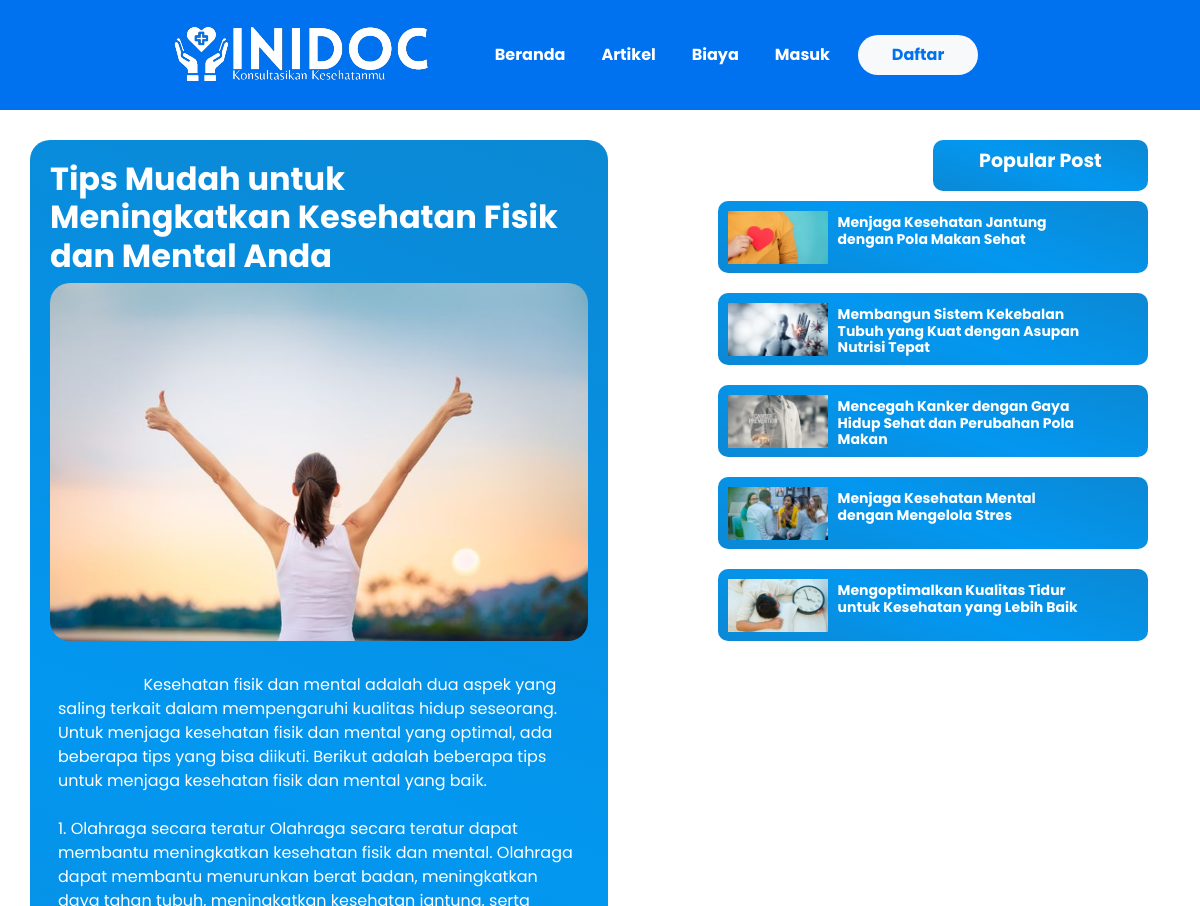
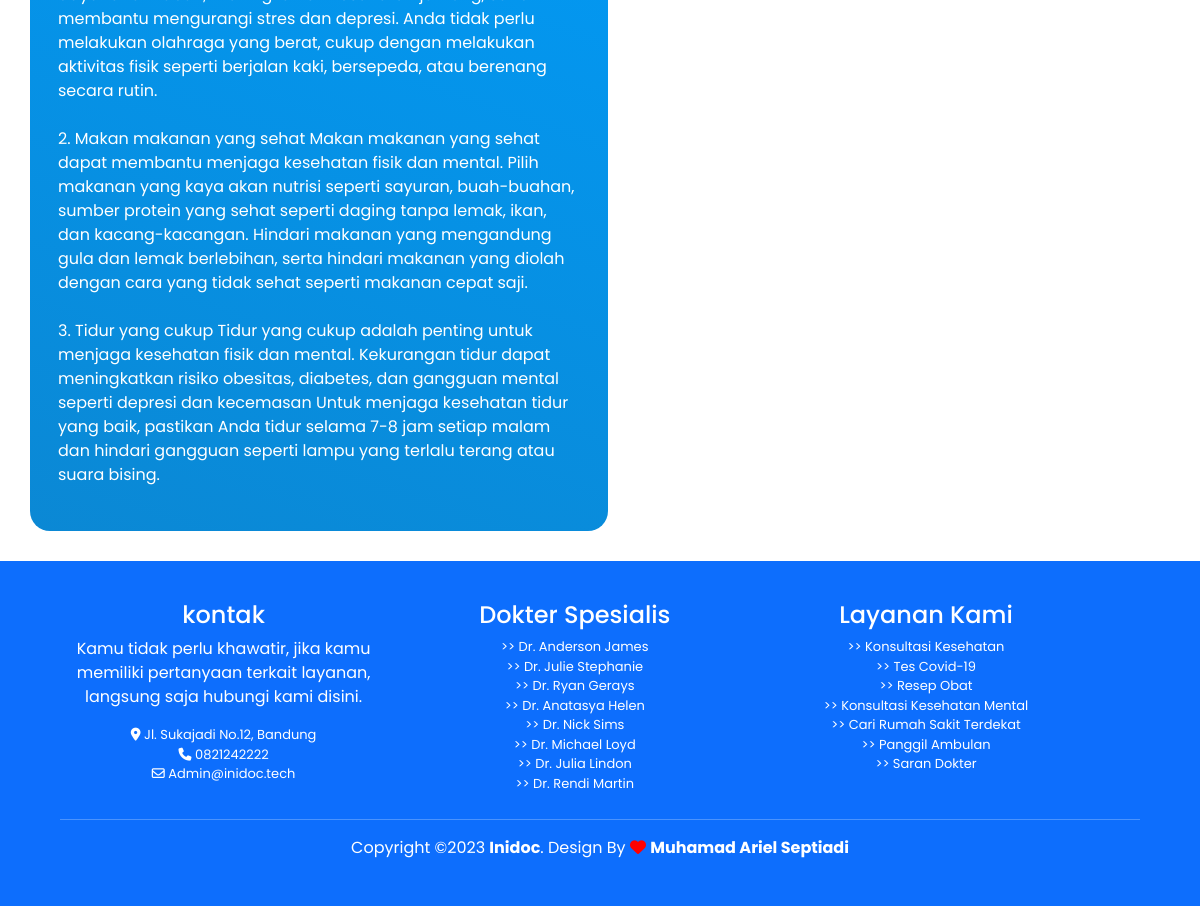
The app's page /detailartikel.php?id_artikel=1 with its own data (2 pictures, top to bottom).
### tables this page shows
CREATE TABLE `artikel` (
  `id_artikel` int NOT NULL,
  `judul` varchar(100) NOT NULL,
  `deskripsi` text NOT NULL,
  `gambar` varchar(100) NOT NULL
);

### view/detailartikel.view.php (called while the page is built)
<?php
require ('view/partials/landing/header.php');
require ('view/partials/landing/nav.php');
require ('view/partials/artikel/detail.php');
require ('view/partials/landing/footer.php');
?>

### detailartikel.php (called while the page is built)
<?php
require ('koneksi.php');
require ('view/detailartikel.view.php');
?>

### koneksi.php (called while the page is built, shortened)
<?php
    $hostname = 'localhost';
    $username = 'root';
    $password = '';
    $dbname = 'db_inidoc';
    $conn = mysqli_connect($hostname, $username, $password, $dbname) or die ('Gagal terhubung ke database');
    function query ($query){
        global $conn;
        $hasil =  mysqli_query($conn, $query);
        $baris = [];
        while( $bari = mysqli_fetch_assoc($hasil) ) {
            $baris[] = $bari;
        }
        return $baris;
    }
?>

### view/partials/artikel/detail.php (the view)
<?php
$id_artikel = $_GET["id_artikel"];
$detartikel = query("SELECT * FROM artikel WHERE id_artikel = $id_artikel")[0];
?>
    <section class="container-fluid doit">
        <div class="container berartikel">
            <div class="row">
                <div class="col detailartikel">
                    <h2><?= $detartikel["judul"]; ?></h2>
                    <img src="img/<?= $detartikel["gambar"]; ?>" alt="" class="img-fluid">
                    <p>
                    <?= $detartikel["deskripsi"]; ?>
                    </p>
                </div>
                <div class="col popup">
                    <div class="titpop">
                        <h4>Popular Post</h4>
                    </div>
                    <div class="cardpop">
                        <img src="img/jantung.png" alt="">
                        <a href=""><h4>Menjaga Kesehatan Jantung dengan Pola Makan Sehat</h4></a>
                    </div>
                    <div class="cardpop">
                        <img src="img/imun.png" alt="">
                        <a href=""><h4>Membangun Sistem Kekebalan Tubuh yang Kuat dengan Asupan Nutrisi Tepat</h4></a>
                    </div>
                    <div class="cardpop">
                        <img src="img/cancer.png" alt="">
                        <a href=""><h4>Mencegah Kanker dengan Gaya Hidup Sehat dan Perubahan Pola Makan</h4></a>
                    </div>
                    <div class="cardpop">
                        <img src="img/mental.png" alt="">
                        <a href=""><h4>Menjaga Kesehatan Mental dengan Mengelola Stres</h4></a>
                    </div>
                    <div class="cardpop">
                        <img src="img/tidur.png" alt="">
                        <a href=""><h4>Mengoptimalkan Kualitas Tidur untuk Kesehatan yang Lebih Baik</h4></a>
                    </div>
                </div>
            </div>
        </div>
    </section>

### css/style.css (style rules this page uses)
*, html, body { margin: 0; padding: 0; box-sizing: border-box; font-family: "Poppins", sans-serif; text-decoration: none; list-style: none; line-height: 1.5; scroll-behavior: smooth; }
.col h4 { font-weight: bold; font-size: 19px; }
.doit { padding: 30px; }
.detailartikel { background-color: #0b88d4; background-image: linear-gradient( 19deg, #0b88d4 0%, #0397f0 50%, #0b88d4 100% ); padding: 20px; border-radius: 20px; }
.detailartikel h2 { font-weight: bold; color: #fff; }
.detailartikel img { border-radius: 20px; }
.detailartikel p { padding: 8px; justify-content: center; white-space: pre-wrap; color: #fff; }
.cardpop { position: relative; background-color: #0b88d4; background-image: linear-gradient( 19deg, #0b88d4 0%, #0397f0 50%, #0b88d4 100% ); padding: 10px; margin: 10px; height: 9vh; width: 80%; float: right; transition: 0.6s; border-radius: 10px; }
.cardpop img { width: 100px; }
.cardpop a { text-decoration: none; }
.cardpop a h4 { color: #fff; width: 60%; margin-left: 110px; transform: translateY(-50px); font-size: 14px; }
.titpop { position: relative; float: right; background-color: #0b88d4; background-image: linear-gradient( 19deg, #0b88d4 0%, #0397f0 50%, #0b88d4 100% ); padding: 10px; width: 40%; transform: translateX(-10px); border-radius: 10px; }
.titpop h4 { color: #fff; text-align: center; }

### records on screen
artikel: judul "Tips Mudah untuk Meningkatkan Kesehatan Fisik dan Mental Anda", gambar (picture), deskripsi "Kesehatan fisik dan mental adalah dua aspek yang saling terkait dalam mempengaruhi kualitas hidup seseorang. Untuk menjaga kesehatan fisik dan mental yang optimal, ada beberapa tips yang bisa diikuti. Berikut adalah beberapa tips untuk menjaga kesehatan fisik dan mental yang baik. 1. Olahraga secara teratur Olahraga secara teratur dapat membantu meningkatkan kesehatan fisik dan mental. Olahraga dapat membantu menurunkan berat badan, meningkatkan daya tahan tubuh, meningkatkan kesehatan jantung, serta membantu mengurangi stres dan depresi. Anda tidak perlu melakukan olahraga yang berat, cukup dengan melakukan aktivitas fisik seperti berjalan kaki, bersepeda, atau berenang secara rutin. 2.…"
